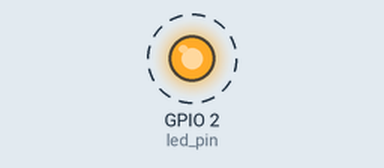
The program below on a simulated ESP32 board running MicroPython. Parts: output pins drawn as LEDs (lit = HIGH). Dashed ring = blinking.

Above: at 0.5 s.
Timing chart, 0 to 4.6 s (numbered marks = the images above):
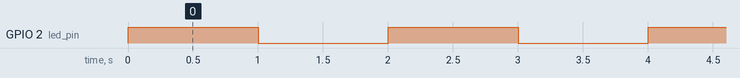

The program:

blink.py
```python
#pip install esptool

from machine import Pin
import time

led_pin = Pin(2,Pin.OUT)

while True:
    led_pin.on()
    time.sleep(1)
    led_pin.off()
    time.sleep(1)

#esptool.py --chip esp32 --port /dev/ttyUSB0 erase_flash
#esptool.py --chip esp32 --port /dev/ttyUSB0 --baud 460800 write_flash -z 0x1000 esp32-20190125-v1.10.bin
```

Measured:
- by itself, GPIO 2 (led_pin): alternates HIGH for 1.0 s and LOW for 1.0 s
